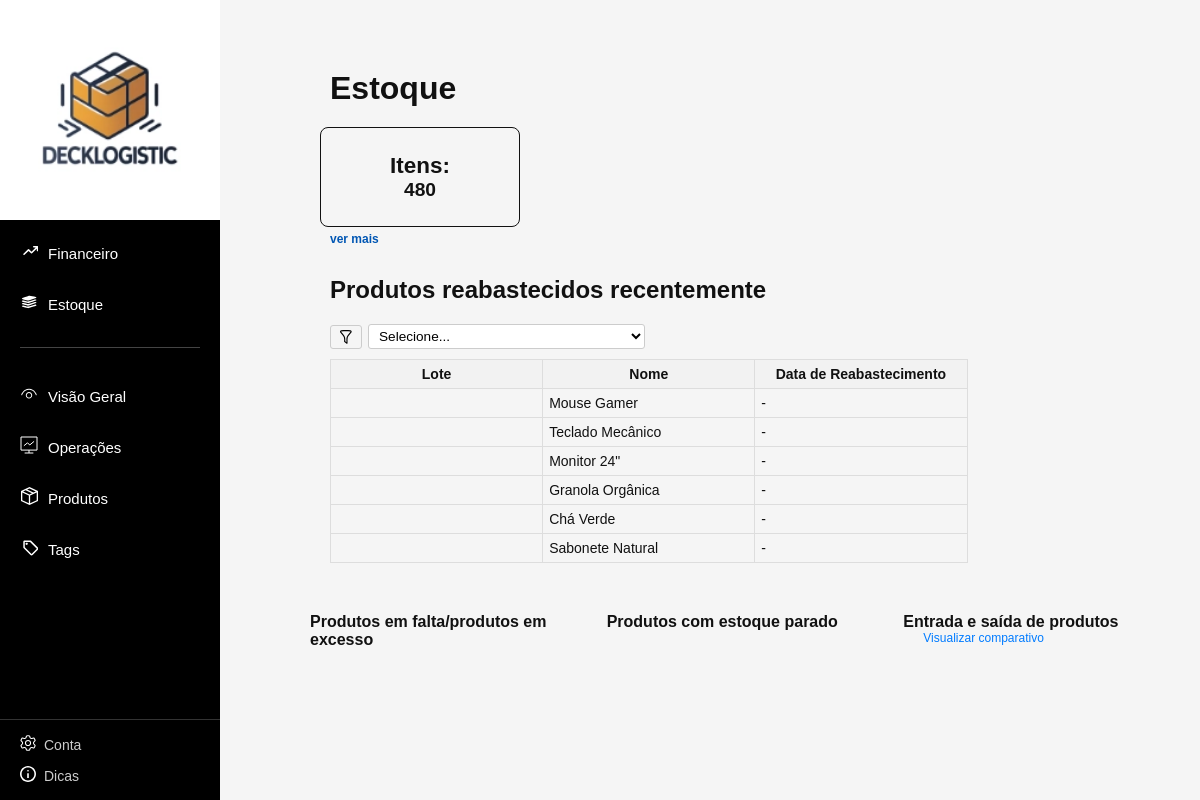
The page /Pages/dashboard/estoque.php on the database its author committed.
### tables this page shows
CREATE TABLE produtos (
    id INT AUTO_INCREMENT PRIMARY KEY,
    loja_id INT,
    nome VARCHAR(255),
    descricao TEXT,
    lote VARCHAR(50),
    quantidade_estoque INT,
    preco_unitario DECIMAL(10,2),
    data_reabastecimento DATE,
    criado_em TIMESTAMP DEFAULT CURRENT_TIMESTAMP,
    FOREIGN KEY (loja_id) REFERENCES lojas(id)
);

### Pages/dashboard/estoque.php (the view, shortened to what this page needs)
<?php
require_once '../../conexao.php';
$sqlTotalEstoque = "SELECT SUM(quantidade_estoque) AS total FROM produtos";
$resTotal = mysqli_query($conn, $sqlTotalEstoque);
$totalEstoque = 0;
if ($row = mysqli_fetch_assoc($resTotal)) {
    $totalEstoque = (int)$row['total'];
}
$orderBy = "ORDER BY data_reabastecimento DESC";
$sqlReabastecidos = "SELECT lote, nome, data_reabastecimento FROM produtos $orderBy LIMIT 10";
$resReab = mysqli_query($conn, $sqlReabastecidos);
?>
<!DOCTYPE html>
<html lang="pt-br">
<head>
  <link rel="stylesheet" href="../../assets/estoque.css">
  <link rel="stylesheet" href="../../assets/sidebar.css">
</head>
<body>
<div class="sidebar">
  <div class="logo-area">
    <img src="../../img/logoDecklogistic.webp" alt="Logo">
  </div>
  <nav class="nav-section">
    <div class="nav-menus">
      <ul class="nav-list top-section">
      <li class="active"><a href="financas.php"><span><img src="../../img/icon-finan.svg" alt="Financeiro"></span> Financeiro</a></li>
      <li class="active"><a href="estoque.php"><span><img src="../../img/icon-estoque.svg" alt="Estoque"></span> Estoque</a></li>
      </ul>
      <hr>
      <ul class="nav-list middle-section">
        <li><a href="/Pages/visaoGeral.php"><span><img src="../../img/icon-visao.svg" alt="Visão Geral"></span> Visão Geral</a></li>
        <li><a href="/Pages/operacoes.php"><span><img src="../../img/icon-operacoes.svg" alt="Operações"></span> Operações</a></li>
        <li><a href="../dashboard/tabelas/produtos.php"><span><img src="../../img/icon-produtos.svg" alt="Produtos"></span> Produtos</a></li>
       <li><a href="tag.php"><span><img src="../../img/tag.svg" alt="Tags"></span> Tags</a></li>
      </ul>
    </div>
    <div class="bottom-links">
      <a href="/Pages/conta.php"><span><img src="../../img/icon-config.svg" alt="Conta"></span> Conta</a>
      <a href="/Pages/dicas.php"><span><img src="../../img/icon-dicas.svg" alt="Dicas"></span> Dicas</a>
    </div>
  </nav>
</div>
<h1>Estoque</h1>
<div class="total-estoque">
    <h3>Itens:</h3>
    <span><?= $totalEstoque ?></span>
</div>
<a href="" class="ver-mais">ver mais</a>
<div class="tables-container">
   <h2>Produtos reabastecidos recentemente</h2>
   <div class="filtro-btn">
       <button id="btnFiltro">
           <img src="../../img/filtro.svg" alt="Filtro" class="icone-filtro">
       </button>
       <select id="selectFiltro" onchange="aplicarFiltro(this.value)">
           <option value="">Selecione...</option>
       </select>
   </div>
<table>
  <thead>
    <tr>
      <th>Lote</th>
      <th>Nome</th>
      <th>Data de Reabastecimento</th>
    </tr>
  </thead>
  <tbody>
    <?php while($row = mysqli_fetch_assoc($resReab)): ?>
      <tr>
        <td><?= $row['lote'] ?></td>
        <td><?= $row['nome'] ?></td>
        <td>
          <?php
            if (!empty($row['data_reabastecimento'])) {
                echo date('d/m/Y', strtotime($row['data_reabastecimento']));
            } else {
                echo '-';
            }
          ?>
        </td>
      </tr>
    <?php endwhile; ?>
  </tbody>
</table>
</div>
<div class="charts-container">
    <div>
        <h4>Produtos em falta/produtos em excesso</h4>
    </div>
    <div>
        <h4>Produtos com estoque parado</h4>
    </div>
    <div>
        <h4>Entrada e saída de produtos</h4>
         <a href="" class="visu">Visualizar comparativo</a>
    </div>
</div>
</body>
</html>

### assets/estoque.css (style rules this page uses)
body { font-family: Arial, sans-serif; background: #fff; color: #111; margin: 20px; padding-left: 250px; }
h1 { margin-top: 70px; margin-bottom: 20px; margin-left: 60px; text-align: left; }
.total-estoque { width: 200px; height: 100px; display: flex; flex-direction: column; justify-content: center; align-items: center; border: 1px solid #111; border-radius: 8px; margin: 20px 0; font-size: 1.2em; font-weight: bold; position: relative; left: 20px; text-align: center; }
.ver-mais { display: block; position: relative; left: 20px; margin-bottom: 30px; text-decoration: none; font-size: 12px; color: #007bff; }
.tables-container { max-width: 1000px; margin-left: 60px; }
.tables-container table { margin-top: 10px; width: 75%; border-collapse: collapse; table-layout: fixed; font-size: 14px; }
.tables-container th, .tables-container td { border: 1px solid #ddd; padding: 6px; overflow: hidden; text-overflow: ellipsis; white-space: nowrap; }
.tables-container th { background-color: #f2f2f2; }
.charts-container { display: grid; grid-template-columns: repeat(3, 1fr); gap: 20px; max-width: 1200px; margin: 50px auto 0 auto; margin-left: 40px; margin-bottom: 40px; }
h2 { margin-bottom: 20px; }
.visu { display: block; position: relative; left: 20px; margin-bottom: 30px; text-decoration: none; font-size: 12px; color: #007bff; }
.total-estoque { width: 200px; height: 100px; display: flex; flex-direction: column; justify-content: center; align-items: center; border-radius: 8px; margin: 20px 0; font-size: 1.2em; font-weight: bold; margin-left: 30px; }
.total-estoque span { font-size: 1em; }
.ver-mais { margin-left: 40px; display: block; text-align: left; margin-top: -15px; color: #0056b3; font-weight: bold; text-decoration: none; }
.filtro-btn { display: flex; align-items: center; gap: 6px; }
.filtro-btn button { background-color: #f5f5f5; color: #333; border: 1px solid #ccc; padding: 4px 8px; border-radius: 3px; cursor: pointer; display: flex; align-items: center; gap: 4px; font-size: 0.85rem; }
.icone-filtro { width: 14px; height: 14px; }
#selectFiltro { padding: 3px 6px; font-size: 0.85rem; border: 1px solid #ccc; border-radius: 3px; background-color: #fff; }

### assets/sidebar.css (style rules this page uses)
* { box-sizing: border-box; margin: 0; padding: 0; }
body { font-family: Arial, sans-serif; background-color: #f5f5f5; }
.sidebar { width: 220px; height: 100vh; background-color: #000; color: #fff; display: flex; flex-direction: column; position: fixed; left: 0; top: 0; }
.logo-area { padding: 0; text-align: center; }
.logo-area img { width: 100%; height: auto; object-fit: cover; display: block; border-radius: 0; }
.nav-section { display: flex; flex-direction: column; height: 100%; }
.nav-menus { flex: 1; display: flex; flex-direction: column; justify-content: flex-start; }
.nav-list { list-style: none; margin-top: 10px; }
.nav-list li { margin-bottom: 5px; }
.nav-list li a { display: flex; align-items: center; padding: 12px 20px; color: #fff; text-decoration: none; font-size: 15px; transition: background 0.2s; box-shadow: none; outline: none; }
.nav-list li a span { margin-right: 10px; font-size: 16px; }
.nav-list li a span img { width: 18px; height: 18px; object-fit: contain; }
.nav-list li.active a { border-radius: 4px; color: #fff; box-shadow: none; }
hr { border: none; height: 1px; background-color: #444; margin: 15px 20px; }
.bottom-links { padding: 15px 20px; border-top: 1px solid #333; display: flex; flex-direction: column; gap: 12px; }
.bottom-links a { color: #ccc; text-decoration: none; font-size: 14px; display: flex; align-items: center; transition: color 0.2s; }
.bottom-links a span { margin-right: 8px; }
.bottom-links a span img { width: 16px; height: 16px; object-fit: contain; }

### rows shown on the page
produtos: nome "Mouse Gamer"
produtos: nome "Teclado Mecânico"
produtos: nome "Monitor 24\""
produtos: nome "Granola Orgânica"
produtos: nome "Chá Verde"
produtos: nome "Sabonete Natural"

### other values the page prints
$totalEstoque "480"
